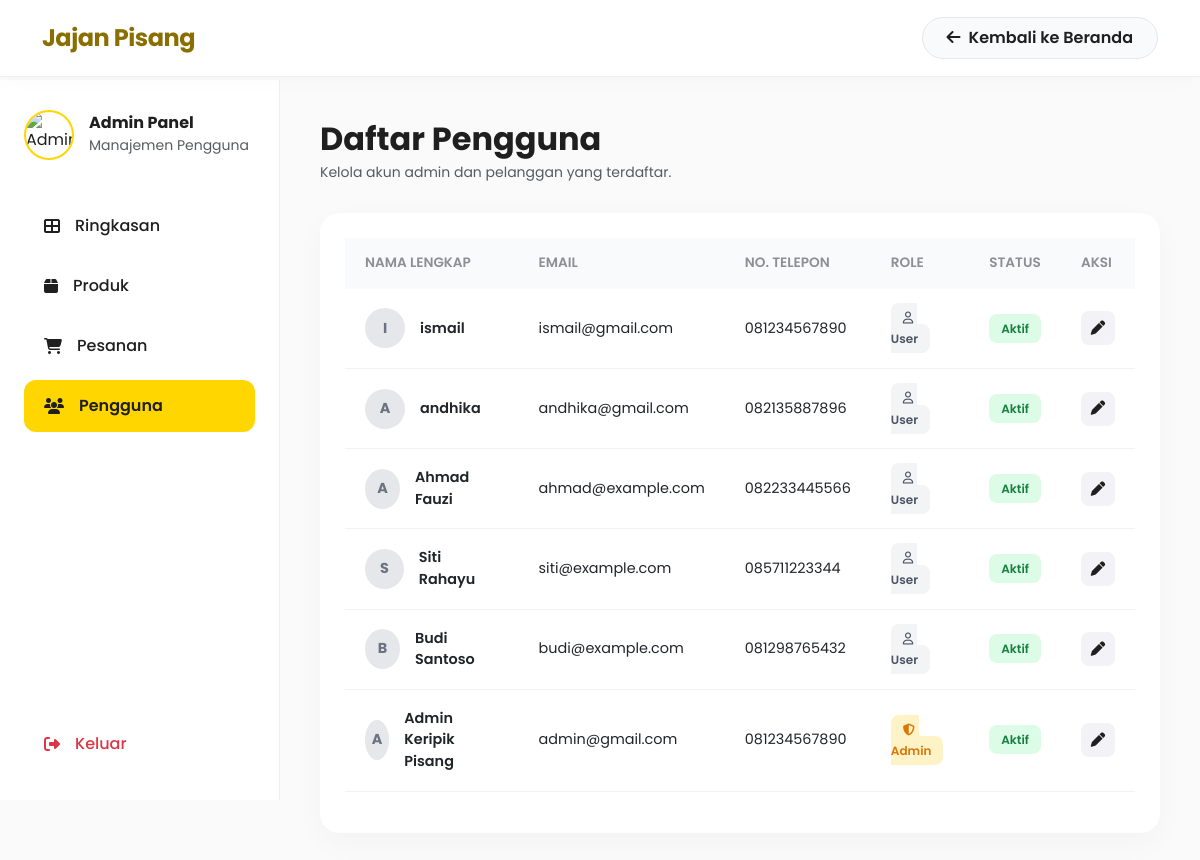
/admin/users.php, run on the app's committed database.
### tables this page shows
CREATE TABLE `users` (
  `id` int(11) NOT NULL,
  `name` varchar(100) NOT NULL,
  `email` varchar(150) NOT NULL,
  `password` varchar(255) NOT NULL,
  `phone` varchar(20) DEFAULT NULL,
  `address` text DEFAULT NULL,
  `role` enum('admin','user') NOT NULL DEFAULT 'user',
  `avatar` varchar(255) DEFAULT 'default.png',
  `is_active` tinyint(1) NOT NULL DEFAULT 1,
  `created_at` timestamp NOT NULL DEFAULT current_timestamp(),
  `updated_at` timestamp NOT NULL DEFAULT current_timestamp() ON UPDATE current_timestamp()
);

### admin/users.php (the view, shortened to what this page needs)
<?php
require '../database/koneksi.php';
$query = "SELECT * FROM users ORDER BY id DESC";
$result = mysqli_query($koneksi, $query);
$users = [];
if ($result && mysqli_num_rows($result) > 0) {
    while ($row = mysqli_fetch_assoc($result)) {
        $users[] = $row;
    }
}
?>
<!DOCTYPE html>
<html lang="id">
<head>
    <link href="https://cdn.jsdelivr.net/npm/bootstrap@5.3.0/dist/css/bootstrap.min.css" rel="stylesheet">
    <link rel="stylesheet" href="https://cdnjs.cloudflare.com/ajax/libs/font-awesome/6.4.0/css/all.min.css">
</head>
<body>
    <?php include '../navbar_login.php'; ?>
    <aside class="sidebar">
        <div>
            <div class="admin-profile">
                <img src="https://images.unsplash.com/photo-1534528741775-53994a69daeb?q=80&w=200&auto=format&fit=crop" class="admin-avatar" alt="Admin">
                <div class="admin-info">
                    <h6 class="mb-0 fw-bold">Admin Panel</h6>
                    <small class="text-muted">Manajemen Pengguna</small>
                </div>
            </div>
            <ul class="sidebar-menu">
                <li class="mb-2"><a href="dashboard.php" class="menu-link"><i class="fas fa-th-large"></i> Ringkasan</a></li>
                <li class="mb-2"><a href="products.php" class="menu-link"><i class="fas fa-box"></i> Produk</a></li>
                <li class="mb-2"><a href="orders.php" class="menu-link"><i class="fas fa-shopping-cart"></i> Pesanan</a></li>
                <li class="mb-2"><a href="users.php" class="menu-link active"><i class="fas fa-users"></i> Pengguna</a></li>
            </ul>
        </div>
        <a href="../logout.php" class="menu-link text-danger mt-auto"><i class="fas fa-sign-out-alt"></i> Keluar</a>
    </aside>
    <main class="main-content">
        <header class="page-header">
            <div>
                <h2 class="fw-bold mb-1">Daftar Pengguna</h2>
                <p class="text-muted small mb-0">Kelola akun admin dan pelanggan yang terdaftar.</p>
            </div>
        </header>
        <div class="table-card">
            <div class="table-responsive">
                <table class="table custom-table">
                    <thead>
                        <tr>
                            <th>Nama Lengkap</th>
                            <th>Email</th>
                            <th>No. Telepon</th>
                            <th>Role</th>
                            <th>Status</th>
                            <th>Aksi</th>
                        </tr>
                    </thead>
                    <tbody>
                        <?php if (count($users) > 0): ?>
                            <?php foreach ($users as $row): ?>
                                <tr>
                                    <td>
                                        <div class="d-flex align-items-center">
                                            <div style="width: 40px; height: 40px; border-radius: 50%; background-color: #E5E7EB; display: flex; align-items: center; justify-content: center; font-weight: bold; color: #6B7280; margin-right: 15px;">
                                                <?= strtoupper(substr($row['name'], 0, 1)) ?>
                                            </div>
                                            <span class="fw-semibold"><?= htmlspecialchars($row['name']) ?></span>
                                        </div>
                                    </td>
                                    <td><?= htmlspecialchars($row['email']) ?></td>
                                    <td><?= htmlspecialchars($row['phone']) ?></td>
                                    <td>
                                        <?php if ($row['role'] == 'admin'): ?>
                                            <span class="status-badge role-admin"><i class="fas fa-shield-alt me-1"></i> Admin</span>
                                        <?php else: ?>
                                            <span class="status-badge role-user"><i class="far fa-user me-1"></i> User</span>
                                        <?php endif; ?>
                                    </td>
                                    <td>
                                        <?php if ($row['is_active'] == 1): ?>
                                            <span class="status-badge status-active">Aktif</span>
                                        <?php else: ?>
                                            <span class="status-badge status-inactive">Non-Aktif</span>
                                        <?php endif; ?>
                                    </td>
                                    <td>
                                        <button class="btn-action btn-edit" data-bs-toggle="modal" data-bs-target="#modalUser<?= $row['id'] ?>" title="Edit Pengguna">
                                            <i class="fas fa-pen"></i>
                                        </button>
                                    </td>
                                </tr>
                            <?php endforeach; ?>
                        <?php else: ?>
                            <tr>
                                <td colspan="6" class="text-center py-4 text-muted">Belum ada pengguna yang terdaftar.</td>
                            </tr>
                        <?php endif; ?>
                    </tbody>
                </table>
            </div>
        </div>
    </main>
</body>
</html>

### admin/users.php (style rules this page uses)
:root { --primary: #FFD600; --secondary: #8A6F00; --bg-main: #FAFAFA; --bg-sidebar: #FFFFFF; --card-bg: #FFFFFF; --text-dark: #1F1F1F; --text-muted: #8E8E93; --radius-lg: 20px; --radius-md: 12px; --shadow-soft: 0 10px 30px rgba(0, 0, 0, 0.03); --sidebar-width: 280px; --transition: all 0.3s ease; }
body { font-family: 'Poppins', sans-serif; background-color: var(--bg-main); color: var(--text-dark); }
.sidebar { width: var(--sidebar-width); height: calc(100vh - 80px); position: fixed; top: 80px; left: 0; background-color: var(--bg-sidebar); border-right: 1px solid #EFEFEF; padding: 30px 24px; display: flex; flex-direction: column; z-index: 100; overflow-y: auto; }
.admin-profile { display: flex; align-items: center; gap: 15px; margin-bottom: 40px; }
.admin-avatar { width: 50px; height: 50px; border-radius: 50%; object-fit: cover; border: 2px solid var(--primary); }
.sidebar-menu { list-style: none; padding: 0; flex-grow: 1; }
.menu-link { display: flex; align-items: center; gap: 15px; padding: 14px 20px; color: var(--text-dark); font-weight: 500; border-radius: var(--radius-md); text-decoration: none; transition: var(--transition); }
.menu-link.active { background-color: var(--primary); font-weight: 600; }
.main-content { margin-left: var(--sidebar-width); padding: 40px; }
.page-header { display: flex; justify-content: space-between; align-items: center; margin-bottom: 30px; }
.table-card { background-color: var(--card-bg); border-radius: var(--radius-lg); padding: 25px; box-shadow: var(--shadow-soft); border: none; }
.custom-table thead th { background-color: #F9FAFB; color: var(--text-muted); font-weight: 600; font-size: 0.85rem; text-transform: uppercase; padding: 15px 20px; border-bottom: none; }
.custom-table tbody td { padding: 18px 20px; vertical-align: middle; border-bottom: 1px solid #F2F2F7; font-size: 0.9rem; }
.status-badge { padding: 6px 12px; border-radius: 8px; font-size: 0.75rem; font-weight: 600; }
.role-admin { background-color: #FEF3C7; color: #D97706; }
.role-user { background-color: #F3F4F6; color: #4B5563; }
.status-active { background-color: #DCFCE7; color: #15803D; }
.btn-action { width: 34px; height: 34px; border-radius: 8px; display: inline-flex; align-items: center; justify-content: center; border: none; transition: var(--transition); text-decoration: none; }
.btn-edit { background-color: #F2F2F7; color: var(--text-dark); }

### data on the page
users: name "I", name "ismail", email "ismail@gmail.com", phone "081234567890", role "user" (drawn), is_active "Aktif"
users: name "A", name "andhika", email "andhika@gmail.com", phone "082135887896", role "user" (drawn), is_active "Aktif"
users: name "A", name "Ahmad Fauzi", email "ahmad@example.com", phone "082233445566", role "user" (drawn), is_active "Aktif"
users: name "S", name "Siti Rahayu", email "siti@example.com", phone "085711223344", role "user" (drawn), is_active "Aktif"
users: name "B", name "Budi Santoso", email "budi@example.com", phone "081298765432", role "user" (drawn), is_active "Aktif"
users: name "A", name "Admin Keripik Pisang", email "admin@gmail.com", phone "081234567890", role "admin" (drawn), is_active "Aktif"
